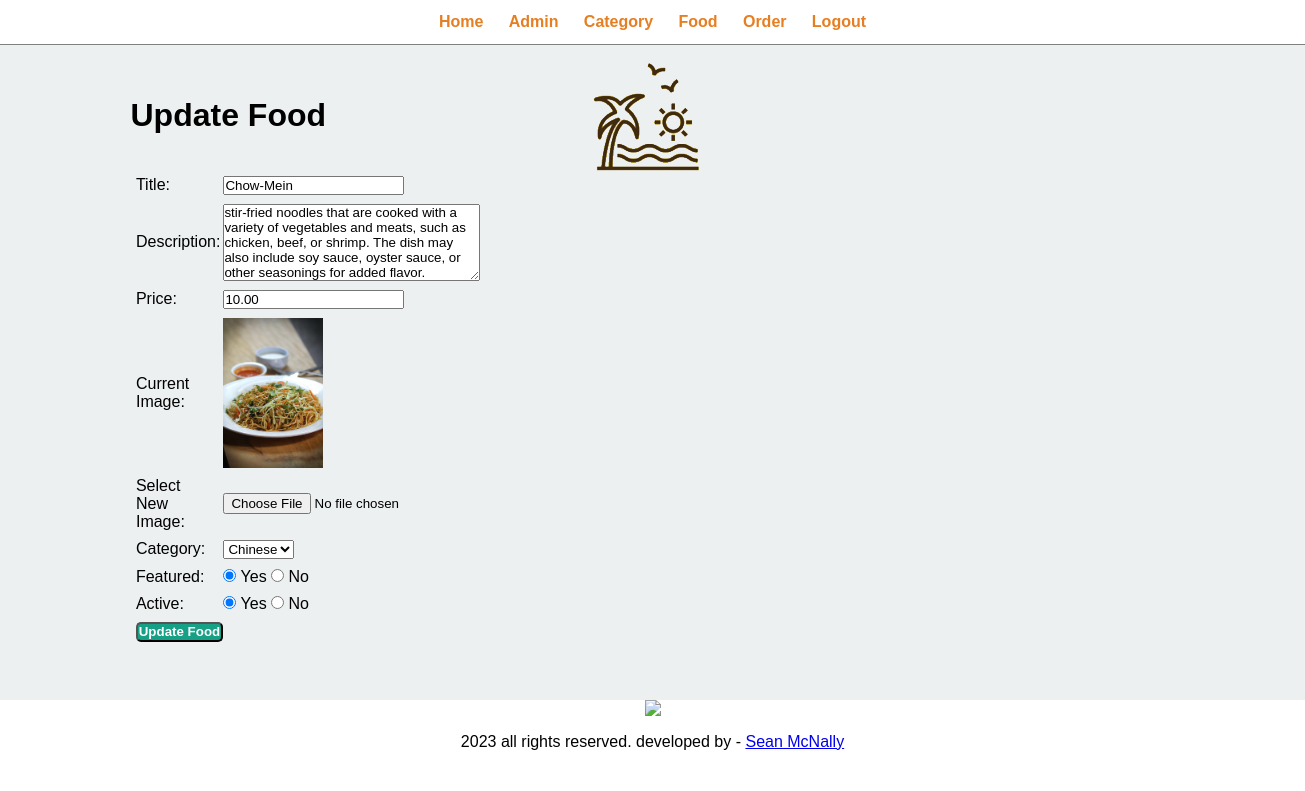
/admin/update-food.php?id=11, run on the app's committed database.
### tables this page shows
CREATE TABLE `tbl_food` (
  `id` int(10) UNSIGNED NOT NULL,
  `title` varchar(100) NOT NULL,
  `description` text NOT NULL,
  `price` decimal(10,2) NOT NULL,
  `image_name` varchar(255) NOT NULL,
  `category_id` int(10) UNSIGNED NOT NULL,
  `featured` varchar(10) NOT NULL,
  `active` varchar(10) NOT NULL
);

CREATE TABLE `tbl_category` (
  `id` int(10) UNSIGNED NOT NULL,
  `title` varchar(100) NOT NULL,
  `image_name` varchar(255) DEFAULT NULL,
  `featured` varchar(10) NOT NULL,
  `active` varchar(10) NOT NULL
);

### admin/update-food.php (the view, shortened to what this page needs)
<?php include('partials/menu.php'); ?>
<?php
    if(isset($_GET['id']))
    {
        $id = $_GET['id'];
        $sql2 = "SELECT * FROM tbl_food WHERE id=$id";
        $res2 = mysqli_query($conn, $sql2);
        $row2 = mysqli_fetch_assoc($res2);
        $title = $row2['title'];
        $description = $row2['description'];
        $price = $row2['price'];
        $current_image = $row2['image_name'];
        $current_category = $row2['category_id'];
        $featured = $row2['featured'];
        $active = $row2['active'];
    }
    else
    {
        header('location:'.SITEURL.'admin/manage-food.php');
    }
?>
<div class="main-content">
    <div class="wrapper">
    <h1>Update Food</h1>
    <br><br>
    <form action="" method="POST" enctype="multipart/form-data">
    <table class="tbl-30">
        <tr>
            <td>Title:</td>
            <td>
                <input type="text" name="title" value="<?php echo $title; ?>">
            </td>
        </tr>
        <tr>
            <td>Description:</td>
            <td>
                <textarea name="description" cols="30" rows="5"><?php echo $description; ?></textarea>
            </td>
        </tr>
        <tr>
            <td>Price:</td>
            <td>
                <input type="number" name="price" value="<?php echo $price; ?>">
            </td>
        </tr>
        <tr>
            <td>Current Image:</td>
            <td>
                <?php
                    if($current_image == "")
                    {
                        echo "<div class ='error'>Image Unavailable</div>";
                    }
                    else
                    {
                        ?>
                        <img src="<?php echo SITEURL; ?>images/food/<?php echo $current_image; ?>" alt="<?php echo $title ?>" width="100px">
                        <?php
                    }
                ?>
            </td>
        </tr>
        <tr>
            <td>Select New Image:</td>
            <td>
                <input type="file" name="iamge">
            </td>
        </tr>
        <tr>
            <td>Category:</td>
            <td>
                <select name="category">
                    <?php
                        $sql = "SELECT * FROM tbl_category WHERE active='Yes'";
                        $res = mysqli_query($conn, $sql);
                        $count = mysqli_num_rows($res);
                        if($count>0)
                        {
                            while($row=mysqli_fetch_assoc($res))
                            {
                                $category_title = $row['title'];
                                $category_id = $row['id'];
                                ?>
                                <option <?php if($current_category==$category_id){echo "selected";} ?> value ="<?php echo $category_id; ?>"><?php echo $category_title; ?></option>
                                <?php
                            }
                        }
                        else
                        {
                            echo "<option value='0'>Category Unavailable</option>";
                        }
                    ?>
                </select>
            </td>
        </tr>
        <tr>
            <td>Featured:</td>
            <td>
                <input <?php if($featured=="Yes") {echo "checked";} ?> type="radio" name="featured" value="Yes"> Yes
                <input <?php if($featured=="No") {echo "checked";} ?> type="radio" name="featured" value="No"> No
            </td>
        </tr>
        <tr>
            <td>Active:</td>
            <td>
                <input <?php if($active=="Yes") {echo "checked";} ?> type="radio" name="active" value="Yes"> Yes
                <input <?php if($active=="No") {echo "checked";} ?> type="radio" name="active" value="No"> No
            </td>
        </tr>
        <tr>
            <td>
                <input type="submit" name="submit" value="Update Food" class="btn-secondary">
            </td>
        </tr>
    </table>
    </form>
    </div>
</div>
<?php include('partials/footer.php'); ?>

### css/admin.css (style rules this page uses)
* { margin: 0; padding: 0; font-family: Arial, Helvetica, sans-serif; }
.wrapper { padding: 1%; width: 80%; margin: 0 auto; }
.tbl-30 { width: 30%; }
table tr td { padding: 1%; }
.btn-secondary { background-color: #16a085; padding: 1%; color: white; text-decoration: none; font-weight: bold; }
.btn-secondary { border-radius: 5px; }
.main-content { background-color: #ecf0f1; padding: 3% 0; }

### data on the page
tbl_food: title "Chow-Mein", description "stir-fried noodles that are cooked with a variety of vegetables and meats, such as chicken, beef, or shrimp. The dish may also include soy sauce, oyster sauce, or other seasonings for added flavor.", price "10.00", image_name (picture), category "Chinese", featured "☑", active "☑"
